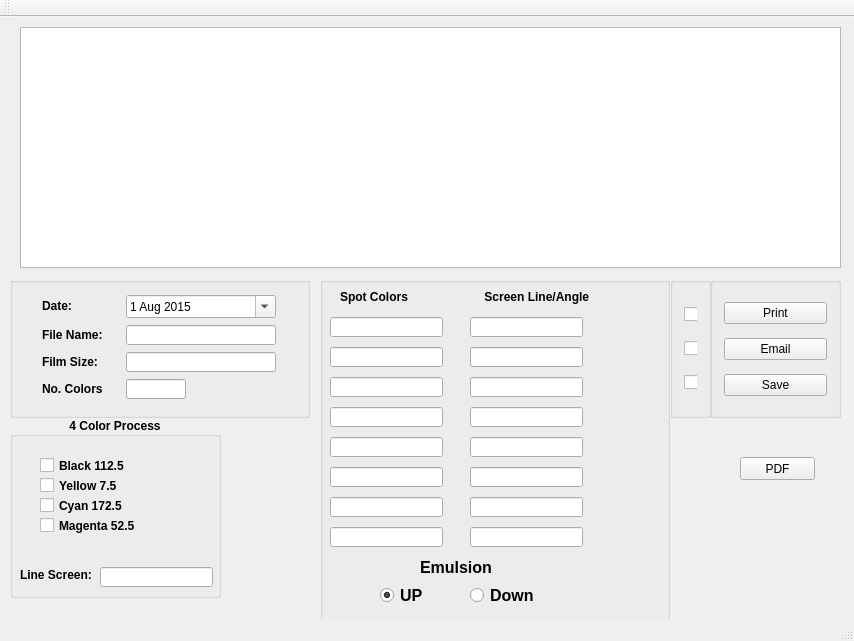
<?xml version="1.0" encoding="UTF-8"?>
<ui version="4.0">
 <class>MainWindow</class>
 <widget class="QMainWindow" name="MainWindow">
  <property name="geometry">
   <rect>
    <x>0</x>
    <y>0</y>
    <width>854</width>
    <height>641</height>
   </rect>
  </property>
  <property name="maximumSize">
   <size>
    <width>999</width>
    <height>999</height>
   </size>
  </property>
  <property name="windowTitle">
   <string>ASAP Order Form</string>
  </property>
  <widget class="QWidget" name="centralWidget">
   <widget class="QGroupBox" name="groupBox">
    <property name="geometry">
     <rect>
      <x>10</x>
      <y>260</y>
      <width>300</width>
      <height>141</height>
     </rect>
    </property>
    <property name="maximumSize">
     <size>
      <width>300</width>
      <height>200</height>
     </size>
    </property>
    <property name="title">
     <string/>
    </property>
    <layout class="QGridLayout" name="gridLayout">
     <item row="1" column="0">
      <widget class="QLabel" name="label">
       <property name="maximumSize">
        <size>
         <width>60</width>
         <height>20</height>
        </size>
       </property>
       <property name="font">
        <font>
         <weight>75</weight>
         <bold>true</bold>
        </font>
       </property>
       <property name="text">
        <string>Date:</string>
       </property>
      </widget>
     </item>
     <item row="3" column="0">
      <widget class="QLabel" name="label_3">
       <property name="maximumSize">
        <size>
         <width>60</width>
         <height>20</height>
        </size>
       </property>
       <property name="font">
        <font>
         <weight>75</weight>
         <bold>true</bold>
        </font>
       </property>
       <property name="text">
        <string>Film Size:</string>
       </property>
      </widget>
     </item>
     <item row="4" column="0">
      <widget class="QLabel" name="label_4">
       <property name="maximumSize">
        <size>
         <width>60</width>
         <height>20</height>
        </size>
       </property>
       <property name="font">
        <font>
         <weight>75</weight>
         <bold>true</bold>
        </font>
       </property>
       <property name="text">
        <string>No. Colors:</string>
       </property>
      </widget>
     </item>
     <item row="2" column="0">
      <widget class="QLabel" name="label_2">
       <property name="maximumSize">
        <size>
         <width>60</width>
         <height>20</height>
        </size>
       </property>
       <property name="font">
        <font>
         <weight>75</weight>
         <bold>true</bold>
        </font>
       </property>
       <property name="text">
        <string>File Name:</string>
       </property>
      </widget>
     </item>
     <item row="1" column="1">
      <widget class="QDateEdit" name="dateEdit">
       <property name="dateTime">
        <datetime>
         <hour>12</hour>
         <minute>0</minute>
         <second>0</second>
         <year>2015</year>
         <month>8</month>
         <day>1</day>
        </datetime>
       </property>
       <property name="currentSection">
        <enum>QDateTimeEdit::YearSection</enum>
       </property>
       <property name="calendarPopup">
        <bool>true</bool>
       </property>
       <property name="date">
        <date>
         <year>2015</year>
         <month>8</month>
         <day>1</day>
        </date>
       </property>
      </widget>
     </item>
     <item row="2" column="1">
      <widget class="QLineEdit" name="lineEdit_2">
       <property name="maximumSize">
        <size>
         <width>150</width>
         <height>20</height>
        </size>
       </property>
      </widget>
     </item>
     <item row="3" column="1">
      <widget class="QLineEdit" name="lineEdit_3">
       <property name="maximumSize">
        <size>
         <width>150</width>
         <height>20</height>
        </size>
       </property>
      </widget>
     </item>
     <item row="4" column="1">
      <widget class="QLineEdit" name="lineEdit_4">
       <property name="maximumSize">
        <size>
         <width>60</width>
         <height>20</height>
        </size>
       </property>
      </widget>
     </item>
    </layout>
   </widget>
   <widget class="QGroupBox" name="groupBox_2">
    <property name="geometry">
     <rect>
      <x>320</x>
      <y>260</y>
      <width>350</width>
      <height>351</height>
     </rect>
    </property>
    <property name="title">
     <string/>
    </property>
    <widget class="QLabel" name="label_5">
     <property name="geometry">
      <rect>
       <x>20</x>
       <y>10</y>
       <width>250</width>
       <height>20</height>
      </rect>
     </property>
     <property name="maximumSize">
      <size>
       <width>250</width>
       <height>20</height>
      </size>
     </property>
     <property name="font">
      <font>
       <weight>75</weight>
       <bold>true</bold>
      </font>
     </property>
     <property name="text">
      <string>Spot Colors                       Screen Line/Angle</string>
     </property>
    </widget>
    <widget class="QLineEdit" name="lineEdit">
     <property name="geometry">
      <rect>
       <x>10</x>
       <y>40</y>
       <width>113</width>
       <height>20</height>
      </rect>
     </property>
    </widget>
    <widget class="QLineEdit" name="lineEdit_5">
     <property name="geometry">
      <rect>
       <x>150</x>
       <y>40</y>
       <width>113</width>
       <height>20</height>
      </rect>
     </property>
    </widget>
    <widget class="QLineEdit" name="lineEdit_6">
     <property name="geometry">
      <rect>
       <x>10</x>
       <y>70</y>
       <width>113</width>
       <height>20</height>
      </rect>
     </property>
    </widget>
    <widget class="QLineEdit" name="lineEdit_7">
     <property name="geometry">
      <rect>
       <x>150</x>
       <y>70</y>
       <width>113</width>
       <height>20</height>
      </rect>
     </property>
    </widget>
    <widget class="QLineEdit" name="lineEdit_8">
     <property name="geometry">
      <rect>
       <x>10</x>
       <y>100</y>
       <width>113</width>
       <height>20</height>
      </rect>
     </property>
    </widget>
    <widget class="QLineEdit" name="lineEdit_9">
     <property name="geometry">
      <rect>
       <x>150</x>
       <y>100</y>
       <width>113</width>
       <height>20</height>
      </rect>
     </property>
    </widget>
    <widget class="QLineEdit" name="lineEdit_10">
     <property name="geometry">
      <rect>
       <x>10</x>
       <y>130</y>
       <width>113</width>
       <height>20</height>
      </rect>
     </property>
    </widget>
    <widget class="QLineEdit" name="lineEdit_11">
     <property name="geometry">
      <rect>
       <x>150</x>
       <y>130</y>
       <width>113</width>
       <height>20</height>
      </rect>
     </property>
    </widget>
    <widget class="QLineEdit" name="lineEdit_12">
     <property name="geometry">
      <rect>
       <x>10</x>
       <y>160</y>
       <width>113</width>
       <height>20</height>
      </rect>
     </property>
    </widget>
    <widget class="QLineEdit" name="lineEdit_13">
     <property name="geometry">
      <rect>
       <x>150</x>
       <y>160</y>
       <width>113</width>
       <height>20</height>
      </rect>
     </property>
    </widget>
    <widget class="QLineEdit" name="lineEdit_14">
     <property name="geometry">
      <rect>
       <x>10</x>
       <y>190</y>
       <width>113</width>
       <height>20</height>
      </rect>
     </property>
    </widget>
    <widget class="QLineEdit" name="lineEdit_15">
     <property name="geometry">
      <rect>
       <x>150</x>
       <y>190</y>
       <width>113</width>
       <height>20</height>
      </rect>
     </property>
    </widget>
    <widget class="QLineEdit" name="lineEdit_16">
     <property name="geometry">
      <rect>
       <x>10</x>
       <y>220</y>
       <width>113</width>
       <height>20</height>
      </rect>
     </property>
    </widget>
    <widget class="QLineEdit" name="lineEdit_17">
     <property name="geometry">
      <rect>
       <x>150</x>
       <y>220</y>
       <width>113</width>
       <height>20</height>
      </rect>
     </property>
    </widget>
    <widget class="QLineEdit" name="lineEdit_18">
     <property name="geometry">
      <rect>
       <x>10</x>
       <y>250</y>
       <width>113</width>
       <height>20</height>
      </rect>
     </property>
    </widget>
    <widget class="QLineEdit" name="lineEdit_19">
     <property name="geometry">
      <rect>
       <x>150</x>
       <y>250</y>
       <width>113</width>
       <height>20</height>
      </rect>
     </property>
    </widget>
    <widget class="QLabel" name="label_6">
     <property name="geometry">
      <rect>
       <x>100</x>
       <y>270</y>
       <width>81</width>
       <height>41</height>
      </rect>
     </property>
     <property name="font">
      <font>
       <pointsize>12</pointsize>
       <weight>75</weight>
       <bold>true</bold>
      </font>
     </property>
     <property name="text">
      <string>Emulsion</string>
     </property>
    </widget>
    <widget class="QRadioButton" name="radioButton">
     <property name="geometry">
      <rect>
       <x>60</x>
       <y>310</y>
       <width>82</width>
       <height>17</height>
      </rect>
     </property>
     <property name="font">
      <font>
       <pointsize>12</pointsize>
       <weight>75</weight>
       <bold>true</bold>
      </font>
     </property>
     <property name="layoutDirection">
      <enum>Qt::LeftToRight</enum>
     </property>
     <property name="text">
      <string>UP</string>
     </property>
     <property name="checked">
      <bool>true</bool>
     </property>
    </widget>
    <widget class="QRadioButton" name="radioButton_2">
     <property name="geometry">
      <rect>
       <x>150</x>
       <y>310</y>
       <width>82</width>
       <height>17</height>
      </rect>
     </property>
     <property name="font">
      <font>
       <pointsize>12</pointsize>
       <weight>75</weight>
       <bold>true</bold>
      </font>
     </property>
     <property name="text">
      <string>Down</string>
     </property>
    </widget>
   </widget>
   <widget class="QGroupBox" name="groupBox_3">
    <property name="geometry">
     <rect>
      <x>710</x>
      <y>260</y>
      <width>131</width>
      <height>141</height>
     </rect>
    </property>
    <property name="title">
     <string/>
    </property>
    <layout class="QVBoxLayout" name="verticalLayout_2">
     <item>
      <widget class="QPushButton" name="pushButton">
       <property name="text">
        <string>Print</string>
       </property>
      </widget>
     </item>
     <item>
      <widget class="QPushButton" name="pushButton_2">
       <property name="text">
        <string>Email</string>
       </property>
      </widget>
     </item>
     <item>
      <widget class="QPushButton" name="pushButton_3">
       <property name="text">
        <string>Save</string>
       </property>
      </widget>
     </item>
    </layout>
   </widget>
   <widget class="QGroupBox" name="groupBox_4">
    <property name="enabled">
     <bool>true</bool>
    </property>
    <property name="geometry">
     <rect>
      <x>670</x>
      <y>260</y>
      <width>41</width>
      <height>141</height>
     </rect>
    </property>
    <property name="title">
     <string/>
    </property>
    <layout class="QVBoxLayout" name="verticalLayout_3">
     <item>
      <widget class="QCheckBox" name="checkBox">
       <property name="enabled">
        <bool>true</bool>
       </property>
       <property name="text">
        <string/>
       </property>
       <property name="checkable">
        <bool>true</bool>
       </property>
       <property name="checked">
        <bool>false</bool>
       </property>
      </widget>
     </item>
     <item>
      <widget class="QCheckBox" name="checkBox_2">
       <property name="text">
        <string/>
       </property>
      </widget>
     </item>
     <item>
      <widget class="QCheckBox" name="checkBox_3">
       <property name="text">
        <string/>
       </property>
      </widget>
     </item>
    </layout>
   </widget>
   <widget class="QGroupBox" name="groupBox_5">
    <property name="geometry">
     <rect>
      <x>10</x>
      <y>400</y>
      <width>211</width>
      <height>181</height>
     </rect>
    </property>
    <property name="font">
     <font>
      <weight>75</weight>
      <italic>false</italic>
      <bold>true</bold>
     </font>
    </property>
    <property name="title">
     <string>4 Color Process</string>
    </property>
    <property name="alignment">
     <set>Qt::AlignCenter</set>
    </property>
    <widget class="QCheckBox" name="checkBox_4">
     <property name="geometry">
      <rect>
       <x>30</x>
       <y>40</y>
       <width>111</width>
       <height>17</height>
      </rect>
     </property>
     <property name="font">
      <font>
       <weight>75</weight>
       <bold>true</bold>
      </font>
     </property>
     <property name="text">
      <string>Black 112.5</string>
     </property>
    </widget>
    <widget class="QCheckBox" name="checkBox_5">
     <property name="geometry">
      <rect>
       <x>30</x>
       <y>60</y>
       <width>111</width>
       <height>17</height>
      </rect>
     </property>
     <property name="font">
      <font>
       <weight>75</weight>
       <bold>true</bold>
      </font>
     </property>
     <property name="text">
      <string>Yellow 7.5</string>
     </property>
    </widget>
    <widget class="QCheckBox" name="checkBox_6">
     <property name="geometry">
      <rect>
       <x>30</x>
       <y>80</y>
       <width>111</width>
       <height>17</height>
      </rect>
     </property>
     <property name="font">
      <font>
       <weight>75</weight>
       <bold>true</bold>
      </font>
     </property>
     <property name="text">
      <string>Cyan 172.5</string>
     </property>
    </widget>
    <widget class="QCheckBox" name="checkBox_7">
     <property name="geometry">
      <rect>
       <x>30</x>
       <y>100</y>
       <width>111</width>
       <height>17</height>
      </rect>
     </property>
     <property name="font">
      <font>
       <weight>75</weight>
       <bold>true</bold>
      </font>
     </property>
     <property name="text">
      <string>Magenta 52.5</string>
     </property>
    </widget>
    <widget class="QLineEdit" name="lineEdit_20">
     <property name="geometry">
      <rect>
       <x>90</x>
       <y>150</y>
       <width>113</width>
       <height>20</height>
      </rect>
     </property>
    </widget>
    <widget class="QLabel" name="label_7">
     <property name="geometry">
      <rect>
       <x>10</x>
       <y>150</y>
       <width>71</width>
       <height>16</height>
      </rect>
     </property>
     <property name="font">
      <font>
       <weight>75</weight>
       <bold>true</bold>
      </font>
     </property>
     <property name="text">
      <string>Line Screen:</string>
     </property>
    </widget>
   </widget>
   <widget class="QTextEdit" name="textEdit">
    <property name="enabled">
     <bool>true</bool>
    </property>
    <property name="geometry">
     <rect>
      <x>20</x>
      <y>10</y>
      <width>821</width>
      <height>241</height>
     </rect>
    </property>
   </widget>
   <widget class="QPushButton" name="pushButton_4">
    <property name="geometry">
     <rect>
      <x>740</x>
      <y>440</y>
      <width>75</width>
      <height>23</height>
     </rect>
    </property>
    <property name="text">
     <string>PDF</string>
    </property>
   </widget>
  </widget>
  <widget class="QToolBar" name="mainToolBar">
   <attribute name="toolBarArea">
    <enum>TopToolBarArea</enum>
   </attribute>
   <attribute name="toolBarBreak">
    <bool>false</bool>
   </attribute>
  </widget>
  <widget class="QStatusBar" name="statusBar"/>
 </widget>
 <layoutdefault spacing="6" margin="11"/>
 <resources/>
 <connections/>
</ui>
